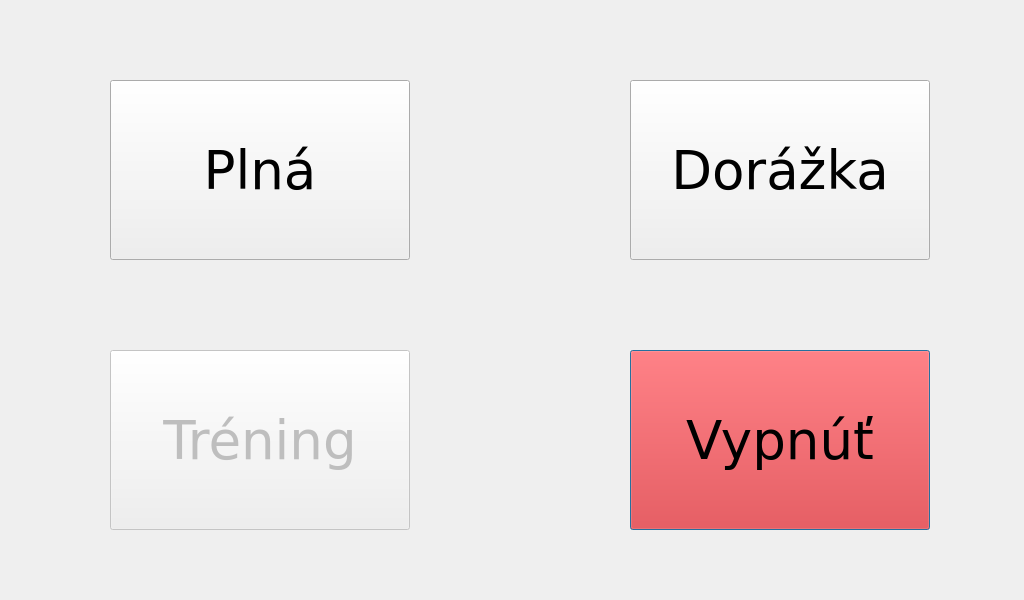
<?xml version="1.0" encoding="UTF-8"?>
<ui version="4.0">
 <class>ChooserWindow</class>
 <widget class="QDialog" name="ChooserWindow">
  <property name="geometry">
   <rect>
    <x>0</x>
    <y>0</y>
    <width>1024</width>
    <height>600</height>
   </rect>
  </property>
  <property name="windowTitle">
   <string>Dialog</string>
  </property>
  <widget class="QPushButton" name="practiceButton">
   <property name="enabled">
    <bool>false</bool>
   </property>
   <property name="geometry">
    <rect>
     <x>110</x>
     <y>350</y>
     <width>300</width>
     <height>180</height>
    </rect>
   </property>
   <property name="font">
    <font>
     <family>Verdana</family>
     <pointsize>40</pointsize>
     <weight>50</weight>
     <bold>false</bold>
    </font>
   </property>
   <property name="text">
    <string>Tréning</string>
   </property>
  </widget>
  <widget class="QPushButton" name="partialgameButton">
   <property name="geometry">
    <rect>
     <x>630</x>
     <y>80</y>
     <width>300</width>
     <height>180</height>
    </rect>
   </property>
   <property name="font">
    <font>
     <family>Verdana</family>
     <pointsize>40</pointsize>
     <weight>50</weight>
     <bold>false</bold>
    </font>
   </property>
   <property name="text">
    <string>Dorážka</string>
   </property>
  </widget>
  <widget class="QPushButton" name="fullgameButton">
   <property name="geometry">
    <rect>
     <x>110</x>
     <y>80</y>
     <width>300</width>
     <height>180</height>
    </rect>
   </property>
   <property name="font">
    <font>
     <family>Verdana</family>
     <pointsize>40</pointsize>
     <weight>50</weight>
     <bold>false</bold>
    </font>
   </property>
   <property name="text">
    <string>Plná</string>
   </property>
  </widget>
  <widget class="QPushButton" name="shutdownButton">
   <property name="geometry">
    <rect>
     <x>630</x>
     <y>350</y>
     <width>300</width>
     <height>180</height>
    </rect>
   </property>
   <property name="palette">
    <palette>
     <active>
      <colorrole role="Button">
       <brush brushstyle="SolidPattern">
        <color alpha="255">
         <red>255</red>
         <green>0</green>
         <blue>0</blue>
        </color>
       </brush>
      </colorrole>
      <colorrole role="Text">
       <brush brushstyle="SolidPattern">
        <color alpha="255">
         <red>255</red>
         <green>255</green>
         <blue>255</blue>
        </color>
       </brush>
      </colorrole>
      <colorrole role="PlaceholderText">
       <brush brushstyle="NoBrush">
        <color alpha="128">
         <red>255</red>
         <green>255</green>
         <blue>255</blue>
        </color>
       </brush>
      </colorrole>
     </active>
     <inactive>
      <colorrole role="Button">
       <brush brushstyle="SolidPattern">
        <color alpha="255">
         <red>255</red>
         <green>0</green>
         <blue>0</blue>
        </color>
       </brush>
      </colorrole>
      <colorrole role="Text">
       <brush brushstyle="SolidPattern">
        <color alpha="255">
         <red>255</red>
         <green>255</green>
         <blue>255</blue>
        </color>
       </brush>
      </colorrole>
      <colorrole role="PlaceholderText">
       <brush brushstyle="NoBrush">
        <color alpha="128">
         <red>255</red>
         <green>255</green>
         <blue>255</blue>
        </color>
       </brush>
      </colorrole>
     </inactive>
     <disabled>
      <colorrole role="Button">
       <brush brushstyle="SolidPattern">
        <color alpha="255">
         <red>255</red>
         <green>0</green>
         <blue>0</blue>
        </color>
       </brush>
      </colorrole>
      <colorrole role="Text">
       <brush brushstyle="SolidPattern">
        <color alpha="255">
         <red>161</red>
         <green>161</green>
         <blue>161</blue>
        </color>
       </brush>
      </colorrole>
      <colorrole role="PlaceholderText">
       <brush brushstyle="NoBrush">
        <color alpha="128">
         <red>255</red>
         <green>255</green>
         <blue>255</blue>
        </color>
       </brush>
      </colorrole>
     </disabled>
    </palette>
   </property>
   <property name="font">
    <font>
     <family>Verdana</family>
     <pointsize>40</pointsize>
    </font>
   </property>
   <property name="text">
    <string>Vypnúť</string>
   </property>
   <property name="autoDefault">
    <bool>true</bool>
   </property>
   <property name="default">
    <bool>true</bool>
   </property>
   <property name="flat">
    <bool>false</bool>
   </property>
  </widget>
 </widget>
 <resources/>
 <connections/>
</ui>
